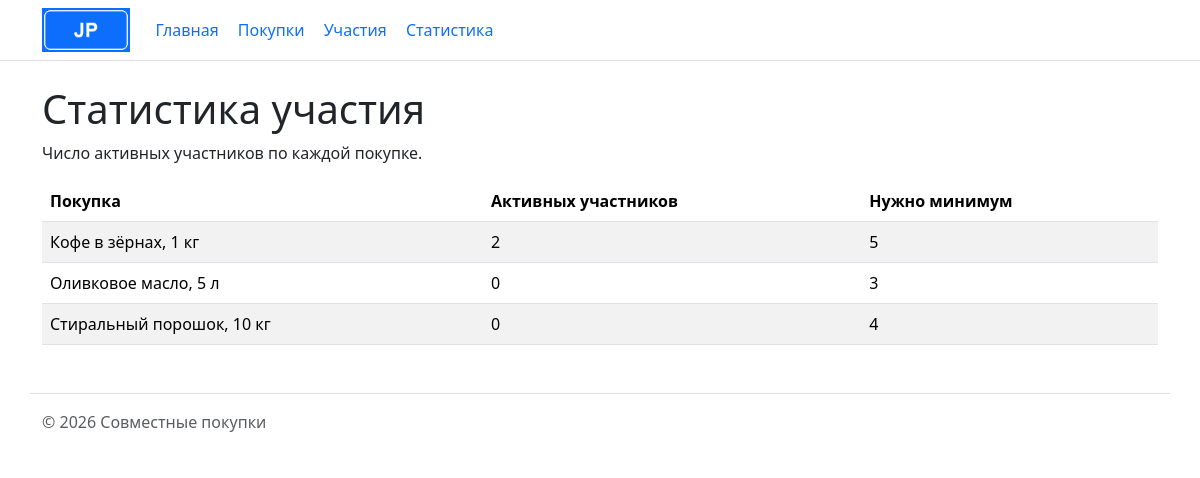
The app's page /participations/statistics/ with its own data.
### participations/views.py (the view)
# urls.py: path("statistics/", views.statistics, name="statistics"),
def statistics(request: HttpRequest) -> HttpResponse:
    conn = get_connection()
    conn.row_factory = sqlite3.Row
    stats = conn.execute(
        """
        SELECT
            purchases.product,
            purchases.min_participants,
            COUNT(participations.id) AS participants_count
        FROM purchases
        LEFT JOIN participations
            ON purchases.id = participations.purchase_id
            AND participations.is_cancelled = 0
        GROUP BY purchases.id, purchases.product
        ORDER BY participants_count DESC
        """,
    ).fetchall()
    conn.close()
    return render(
        request,
        "participations/statistics.html",
        {"statistics": stats},
    )

### db/database.py (called while the page is built)
def get_connection() -> sqlite3.Connection:
    conn = sqlite3.connect(DB_PATH)
    conn.execute("PRAGMA foreign_keys = ON")
    return conn

### participations/templates/participations/statistics.html (shortened to what this page needs)
{% extends "base.html" %}
{% block content %}
    <h1>Статистика участия</h1>
    <p>Число активных участников по каждой покупке.</p>
    <table class="table table-striped">
        <thead>
            <tr>
                <th>Покупка</th>
                <th>Активных участников</th>
                <th>Нужно минимум</th>
            </tr>
        </thead>
        <tbody>
            {% for item in statistics %}
                <tr>
                    <td>{{ item.product }}</td>
                    <td>{{ item.participants_count }}</td>
                    <td>{{ item.min_participants }}</td>
                </tr>
            {% empty %}
                <tr>
                    <td colspan="3">Данные отсутствуют.</td>
                </tr>
            {% endfor %}
        </tbody>
    </table>
{% endblock %}

### templates/base.html (shortened to what this page needs)
{% load static %}
<!DOCTYPE html>
<html lang="ru">
<head>
    <link rel="stylesheet" href="{% static 'homepage/css/bootstrap.min.css' %}">
    <link rel="stylesheet" href="{% static 'homepage/css/style.css' %}">
</head>
<body>
    <header class="border-bottom mb-4">
        <div class="container d-flex flex-wrap align-items-center py-2">
            <a class="d-flex align-items-center me-3"
               href="{% url 'homepage:index' %}">
                <img
                    src="{% static 'homepage/img/logo.png' %}"
                    alt="Совместные покупки"
                    class="jp-logo"
                >
            </a>
            {% include "includes/navigation.html" %}
        </div>
    </header>
    <main class="container">
        {% block content %}{% endblock %}
    </main>
    <footer class="container mt-5 py-3 border-top text-muted">
        <p class="mb-0">© <span id="current-year"></span> Совместные покупки</p>
    </footer>
</body>
</html>

### templates/includes/navigation.html
<nav class="nav">
    <a class="nav-link" href="{% url 'homepage:index' %}">Главная</a>
    <a class="nav-link" href="{% url 'purchases:list' %}">Покупки</a>
    <a class="nav-link" href="{% url 'participations:list' %}">Участия</a>
    <a class="nav-link" href="{% url 'participations:statistics' %}">
        Статистика
    </a>
</nav>

### homepage/static/homepage/css/style.css (style rules this page uses)
body { min-height: 100vh; }
.jp-logo { height: 44px; width: auto; }
.nav .nav-link { padding: 0.25rem 0.6rem; }

### records on screen
purchases: product "Кофе в зёрнах, 1 кг", participants_count "2", min_participants "5"
purchases: product "Оливковое масло, 5 л", participants_count "0", min_participants "3"
purchases: product "Стиральный порошок, 10 кг", participants_count "0", min_participants "4"
